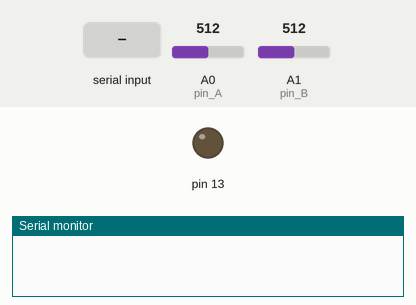
A sketch run on a simulated Arduino Uno, built with avr-gcc and run on an emulated ATmega328P. On the bench: output pins drawn as LEDs (lit = HIGH), the last lines printed to the serial monitor. The test bench sets the inputs (shaded band); at power-on: A0 (pin_A) = 512, A1 (pin_B) = 512.

Above: at 1.2 s.
1.3 s: "1" received over Serial
At 1.7 s:
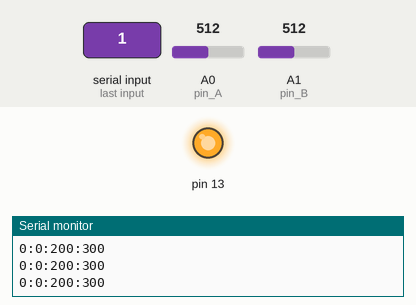
2.8 s: "0" received over Serial
At 4.0 s:
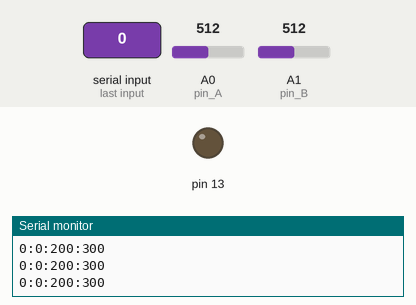
Timing chart, 0 to 5.8 s (numbered marks = the images above; inputs shaded):
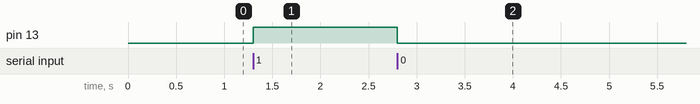

The sketch:

sketch_v1.ino
```cpp
bool isRace = false;

int pin_A = A0;
int pin_B = A1;

char PC_COMMAND = 0;

unsigned long A = 0;
int read_A = 0;
int old_A = 0;

unsigned long B = 0;
int read_B = 0;
int old_B = 0;

unsigned long C = 200;
unsigned long D = 300;

unsigned long time;
unsigned long timeFromtart;
unsigned long delayTime = 100;

void startRace() {
  isRace = true;
  digitalWrite(13, HIGH);
}

void stopRace() {
  isRace = false;
  A = 0;
  B = 0;
  C = 0;
  D = 0;
  digitalWrite(13, LOW);
}

void getCommandFromSerial() {
  if (Serial.available() > 0) {
    PC_COMMAND = Serial.read();

    if (PC_COMMAND == '1') {
      startRace();
    }
    if (PC_COMMAND == '0') {
      stopRace();
    }
  }
}

void sendDataToSerial() {
  if (Serial.availableForWrite() > 0) {
    Serial.print(A);
    Serial.print(":");
    Serial.print(B);
    Serial.print(":");
    Serial.print(C);
    Serial.print(":");
    Serial.print(D);
    Serial.println();
  }
}

void checkA() {
  old_A = read_A;
  read_A = analogRead(pin_A);
  if ((read_A - old_A) > 900) A++;
}

void checkB() {
  old_B = read_B;
  read_B = analogRead(pin_B);
  if ((read_B - old_B) > 900) B++;
}

void setup() {
  Serial.begin(115200);
  pinMode(13, OUTPUT);
  pinMode(pin_A, INPUT);
}

void loop() {
  getCommandFromSerial();

  if (isRace == true) {
    checkA();
    checkB();
    timeFromtart = millis();
    if (timeFromtart - time > delayTime) {
      sendDataToSerial();
      time = timeFromtart;
    }
  }
}
```

Measured:
- after the input at 1.3 s, pin 13: LOW → HIGH at once
- after the input at 2.8 s, pin 13: HIGH → LOW at once
